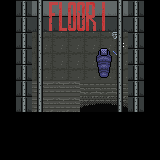

Tiled map render using the project's own tile images. Description and the whole map definition, tile-layer contents included, below:
An orthogonal 10x10 tile map with 16x16 px tiles, 6 tile layers (Floor, FloorItems, FloorLighting, Walls, ...), 8 tilesets and 3 objects (LIT).

<map version="1.0" orientation="orthogonal" renderorder="right-down" width="10" height="10" tilewidth="16" tileheight="16" nextobjectid="348">
 <tileset firstgid="1" name="floor" tilewidth="16" tileheight="16" tilecount="27">
  <image source="../../tilesets/office-floor.png" width="432" height="16" />
 </tileset>
 <tileset firstgid="28" name="window" tilewidth="16" tileheight="16" tilecount="25">
  <image source="../../tilesets/window.png" width="400" height="16" />
 </tileset>
 <tileset firstgid="53" name="office-divider" tilewidth="16" tileheight="16" tilecount="27">
  <image source="../../tilesets/office-divider.png" width="432" height="16" />
 </tileset>
 <tileset firstgid="80" name="floor-items" tilewidth="16" tileheight="16" tilecount="14">
  <image source="../../tilesets/floor-items.png" width="224" height="16" />
 </tileset>
 <tileset firstgid="94" name="office-lighting" tilewidth="16" tileheight="16" tilecount="8">
  <image source="../../tilesets/office-lighting.png" width="128" height="16" />
 </tileset>
 <tileset firstgid="102" name="floor-lighting" tilewidth="16" tileheight="16" tilecount="20">
  <image source="../../tilesets/floor-lighting.png" width="160" height="32" />
 </tileset>
 <tileset firstgid="122" name="ceiling-lighting" tilewidth="16" tileheight="16" tilecount="4">
  <image source="../../tilesets/ceiling-lighting.png" width="64" height="16" />
 </tileset>
 <tileset firstgid="126" name="floor-numbers" tilewidth="16" tileheight="16" tilecount="16">
  <image source="../../tilesets/floor-numbers.png" width="128" height="32" />
 </tileset>
 <layer name="Floor" width="10" height="10">
  <data encoding="csv">
0,0,0,0,0,0,0,0,0,0,
0,0,0,0,0,0,0,0,0,0,
0,0,22,22,22,22,22,22,0,0,
0,0,22,22,22,22,22,22,0,0,
0,0,22,22,22,22,22,22,0,0,
0,0,25,25,25,23,23,23,0,0,
0,0,26,26,26,24,24,24,0,0,
0,0,0,0,0,0,0,0,0,0,
0,0,0,0,0,0,0,0,0,0,
0,0,0,0,0,0,0,0,0,0
</data>
 </layer>
 <layer name="FloorItems" width="10" height="10">
  <data encoding="csv">
0,0,0,0,0,0,0,0,0,0,
0,0,0,0,0,0,0,0,0,0,
0,0,0,0,0,0,0,88,0,0,
0,0,0,0,0,0,90,0,0,0,
0,0,0,0,0,0,91,0,0,0,
0,0,0,0,0,0,0,0,0,0,
0,0,0,0,0,0,0,0,0,0,
0,0,0,0,0,0,0,0,0,0,
0,0,0,0,0,0,0,0,0,0,
0,0,0,0,0,0,0,0,0,0
</data>
 </layer>
 <layer name="FloorLighting" width="10" height="10">
  <data encoding="csv">
0,0,0,0,0,0,0,0,0,0,
0,0,0,0,0,0,0,0,0,0,
0,0,0,0,0,0,0,80,0,0,
0,0,0,0,0,0,0,83,0,0,
0,0,0,0,0,0,0,0,0,0,
0,0,0,0,0,0,0,0,0,0,
0,0,0,0,0,0,0,0,0,0,
0,0,0,0,0,0,0,0,0,0,
0,0,0,0,0,0,0,0,0,0,
0,0,0,0,0,0,0,0,0,0
</data>
 </layer>
 <layer name="Walls" width="10" height="10">
  <data encoding="csv">
0,59,61,61,61,61,61,61,59,0,
0,59,60,60,60,60,60,60,59,0,
0,59,0,0,0,0,0,0,59,0,
0,59,0,0,0,0,0,0,59,0,
0,59,0,0,0,0,0,0,59,0,
0,59,0,0,0,0,0,0,59,0,
0,59,0,0,0,108,109,110,59,0,
0,0,0,0,0,0,0,0,0,0,
0,0,0,0,0,0,0,0,0,0,
0,0,0,0,0,0,0,0,0,0
</data>
 </layer>
 <layer name="Ceiling" width="10" height="10">
  <data encoding="csv">
0,0,0,126,127,128,130,0,0,0,
0,0,0,134,135,136,138,0,0,0,
0,0,0,0,0,0,0,0,0,0,
0,0,0,0,0,0,0,0,0,0,
0,0,0,0,0,0,0,0,0,0,
0,0,0,0,0,0,0,0,0,0,
0,0,0,0,0,0,0,0,0,0,
0,0,0,0,0,0,0,0,0,0,
0,0,0,0,0,0,0,0,0,0,
0,0,0,0,0,0,0,0,0,0
</data>
 </layer>
 <layer name="CeilingLighting" width="10" height="10">
  <data encoding="csv">
0,0,53,0,0,0,0,53,0,0,
0,0,53,0,0,0,0,53,0,0,
0,0,53,0,0,0,0,53,0,0,
0,0,53,0,0,0,0,53,0,0,
0,0,53,0,0,0,0,53,0,0,
0,0,53,0,0,0,0,53,0,0,
0,0,53,0,0,108,0,53,0,0,
0,0,0,0,0,0,0,0,0,0,
0,0,0,0,0,0,0,0,0,0,
0,0,0,0,0,0,0,0,0,0
</data>
 </layer>
 <objectgroup name="Rooms">
  <object id="344" type="LIT" x="32" y="0" width="96" height="112" />
 </objectgroup>
 <objectgroup name="Doors" />
 <objectgroup name="Notes" />
 <objectgroup name="Nav Mesh" />
 <objectgroup name="Player Spawn">
  <object id="345" x="48" y="44" />
 </objectgroup>
 <objectgroup name="Enemy Spawn" />
 <objectgroup name="Keys" />
 <objectgroup name="Exit">
  <object id="346" x="32" y="96" width="48" height="16" />
 </objectgroup>
</map>